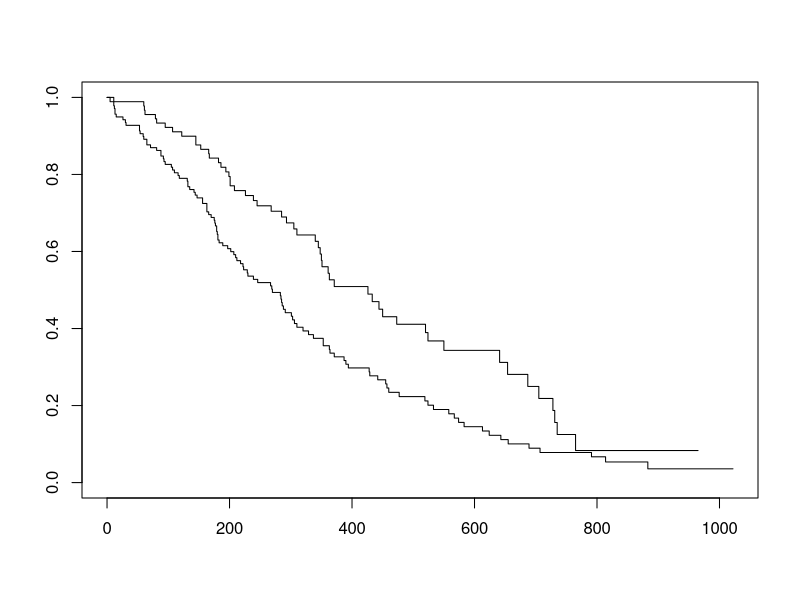
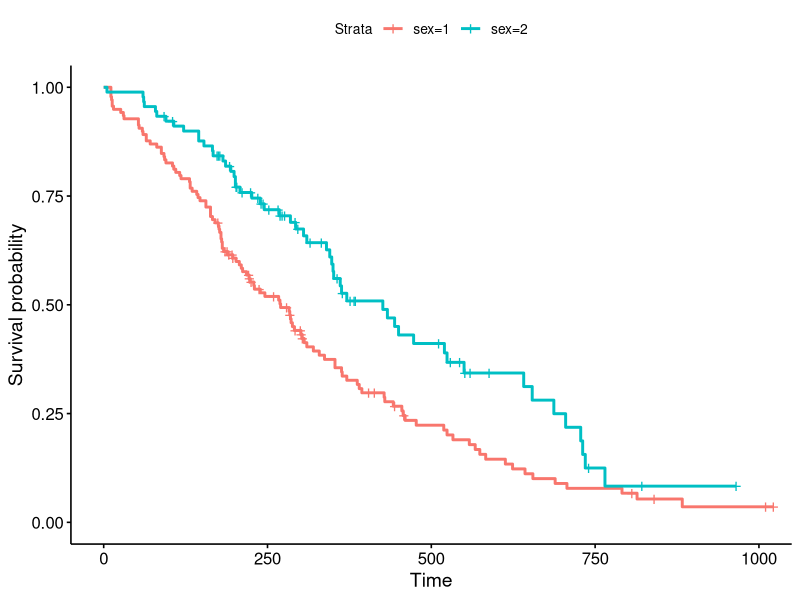
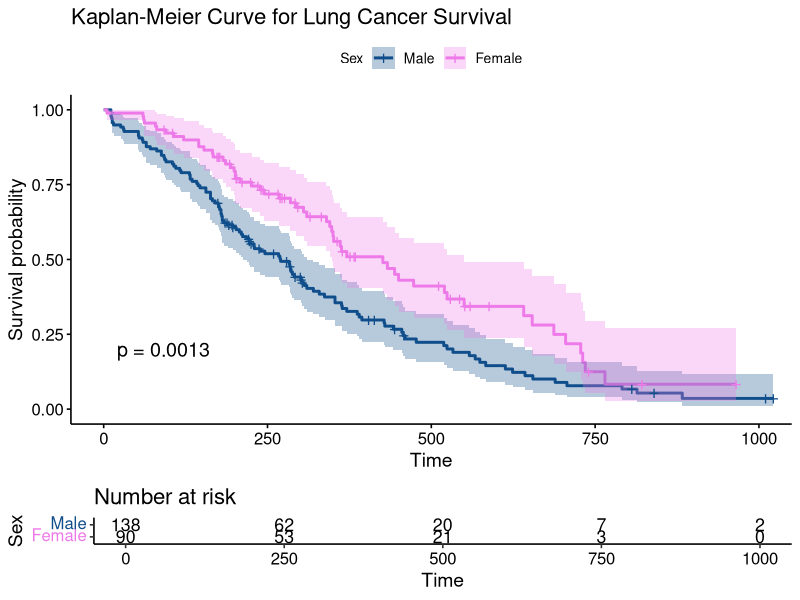
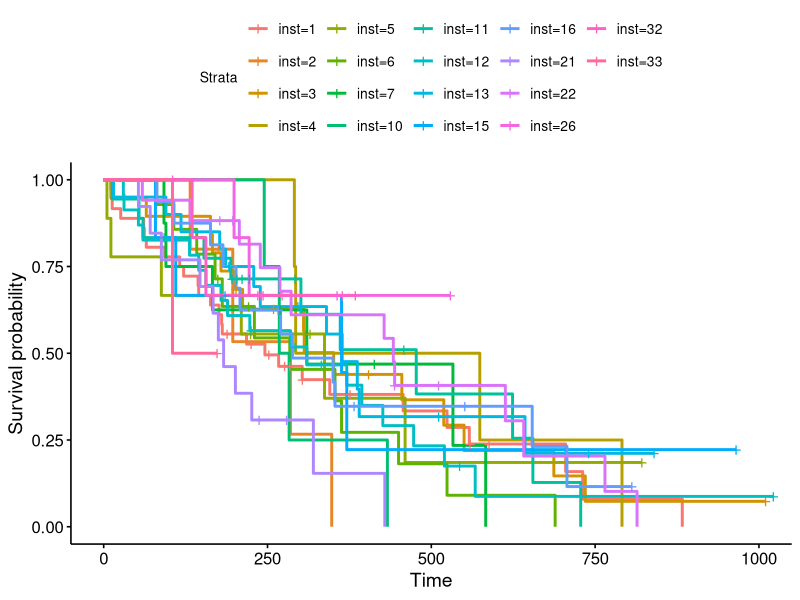
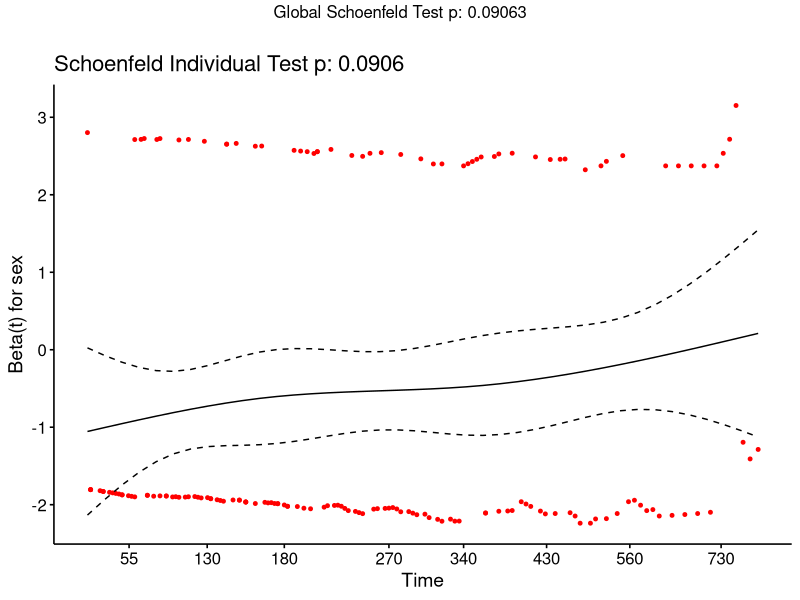
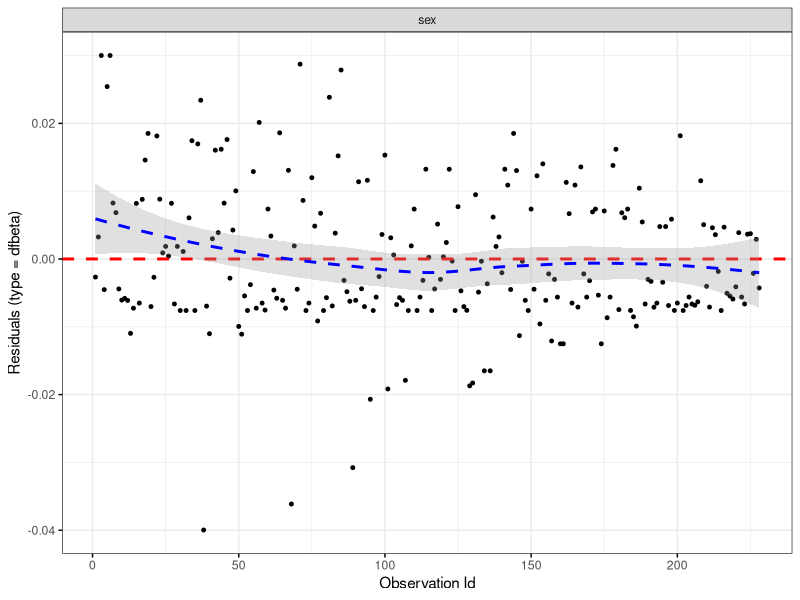
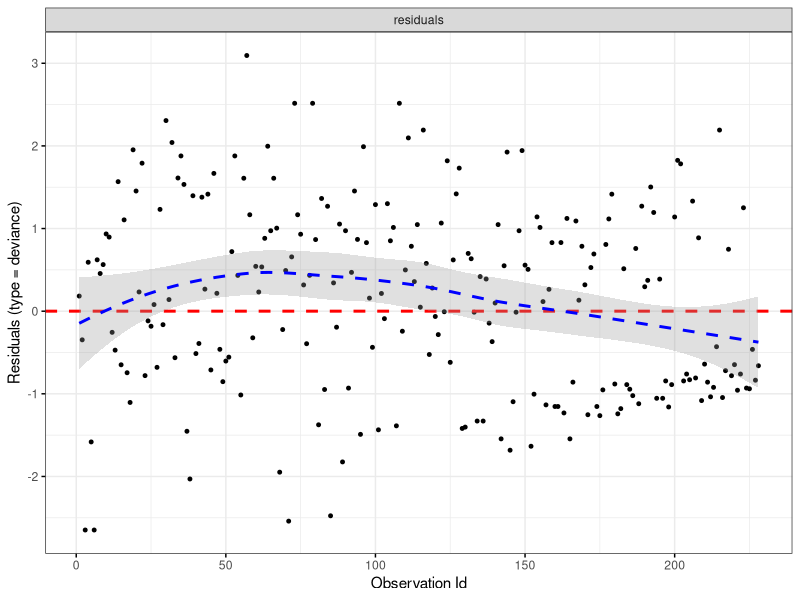

Write R code to recreate these figures, in order.
library(survival)  # core survival analysis function
library(survminer) # recommended for visualizing survival curves

library(survival)
?lung

dim(lung) # returns the dimensions of the data frame
head(lung) # returns the first few rows from the data
View(lung) # opens the data in the viewer pane

s = Surv(lung$time, lung$status)
class(s)
s

sfit = survfit(s~1)
# or we can also use the following
sfit = survfit(Surv(time, status)~1, data=lung)
# sfit
summary(sfit)

# fit survival curves separately by sex.
sfit = survfit(Surv(time, status)~sex, data=lung)
sfit
summary(sfit)

# Kaplan-Meier Plots
sfit = survfit(Surv(time, status)~sex, data=lung)
plot(sfit)

# ggsurvplot()
library(survminer)
ggsurvplot(sfit)


# Interactive plot
ggsurvplot(sfit,
           conf.int=TRUE, # add confidence intervals
           pval=TRUE, # show the p-value for the log-rank test
           risk.table=TRUE, # show a risk table below the plot
           legend.labs=c("Male", "Female"), # change group labels
           legend.title="Sex",  # add legend title
           palette=c("dodgerblue4", "orchid2"), # change colors of the groups
           title="Kaplan-Meier Curve for Lung Cancer Survival", # add title to plot
           risk.table.height=.2)


ggsurvplot(survfit(Surv(time, status)~inst, data=lung))



fit = coxph(Surv(time, status)~sex, data=lung)
fit

summary(fit)

survdiff(Surv(time, status)~sex, data=lung)


# Testing Proportional Hazards Assumption
test.ph = cox.zph(fit)
test.ph

ggcoxzph(test.ph)


# Testing Influential Observations
ggcoxdiagnostics(fit, type = "dfbeta",
                 linear.predictions = FALSE, ggtheme = theme_bw())


# check outliers by visualizing the deviance residuals.
ggcoxdiagnostics(fit, type = "deviance",
                 linear.predictions = FALSE, ggtheme = theme_bw())

